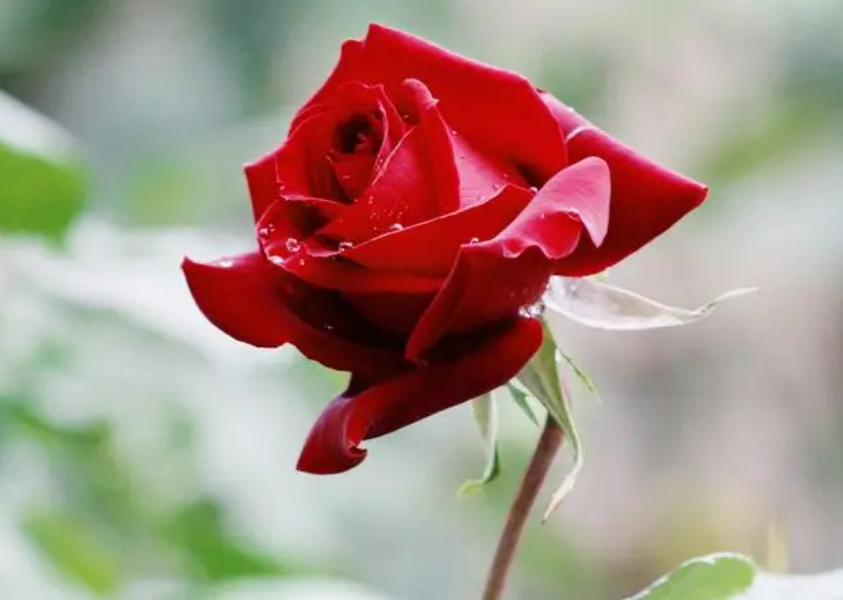
#> input picture 103-魏星/week4/flower.png, 843 x 600 px
$ python papper_salt_noise.py
#> lines starting #> are read from the running program, lines starting #| are printed output that depends on the picture
#> further down, img is the input picture: shape (600, 843, 3); mean B, G, R 132.9, 144.5, 166.1
import matplotlib.pyplot as plt
import cv2
import numpy as np
import random

'''
1.指定信噪比 SNR（信号和噪声所占比例） ，其取值范围在[0, 1]之间
2.计算总像素数目 SP， 得到要加噪的像素数目 NP = SP * SNR
3.随机获取要加噪的每个像素位置P（i, j）
4.指定像素值为255或者0。
5.重复3, 4两个步骤完成所有NP个像素的加噪
'''

def papper_salt_noise(src_img,percent):
#> called with percent = 0.8
    h,w,c = src_img.shape
#> h = 600; w = 843; c = 3
    result_img = np.copy(src_img)
    pixelNum = int(h*w*percent)
#> pixelNum = 404640
    for i in range(pixelNum):
        for j in range(c):
            x = random.randint(0,h-1)
            y = random.randint(0,w-1)
            if random.random() < 0.5:
                result_img[x,y,j] = 0
            else:
                result_img[x, y, j] = 255
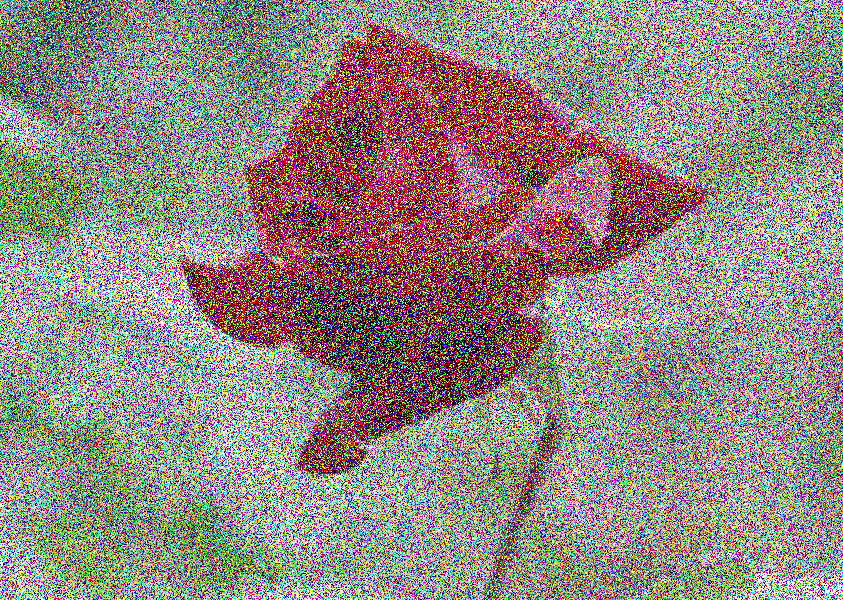
#> result_img: shape (600, 843, 3); mean R, G, B 145.2, 134.9, 129.8
    return result_img

def salt_noise(src_img,percent):
    h,w,c = src_img.shape
    result_img = np.copy(src_img)
    pixelNum = int(h*w*percent)
    for i in range(pixelNum):
        for j in range(c):
            x = random.randint(0,h-1)
            y = random.randint(0,w-1)
            if random.random() > 0.5:
                result_img[x, y, j] = 255

    return result_img


def papper_noise(src_img, percent):
#> called with percent = 0.8
    h, w, c = src_img.shape
#> h = 600; w = 843; c = 3
    result_img = np.copy(src_img)
    pixelNum = int(h * w * percent)
#> pixelNum = 404640
    for i in range(pixelNum):
        for j in range(c):
            x = random.randint(0, h - 1)
            y = random.randint(0, w - 1)
            if random.random() < 0.5:
                result_img[x, y, j] = 0
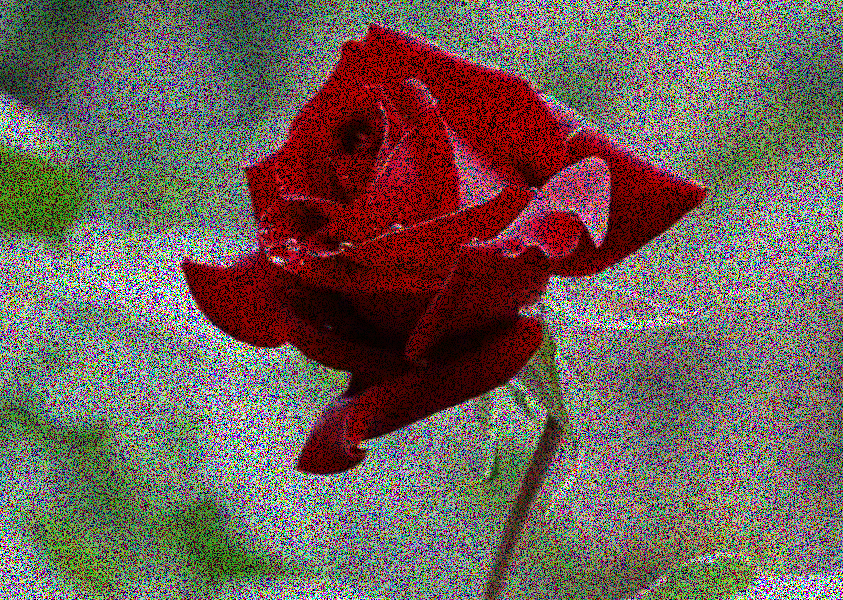
#> result_img: shape (600, 843, 3); mean R, G, B 111.3, 97, 89.1

    return result_img

img = cv2.imread("flower.png")
img2=cv2.cvtColor(img,cv2.COLOR_BGR2RGB)

noiseImg = papper_salt_noise(img2,0.8)
noiseImg2 = papper_noise(img2,0.8)
noiseImg3 = salt_noise(img2,0.8)
#> after the loop in salt_noise, `for i in range(pixelNum):`:
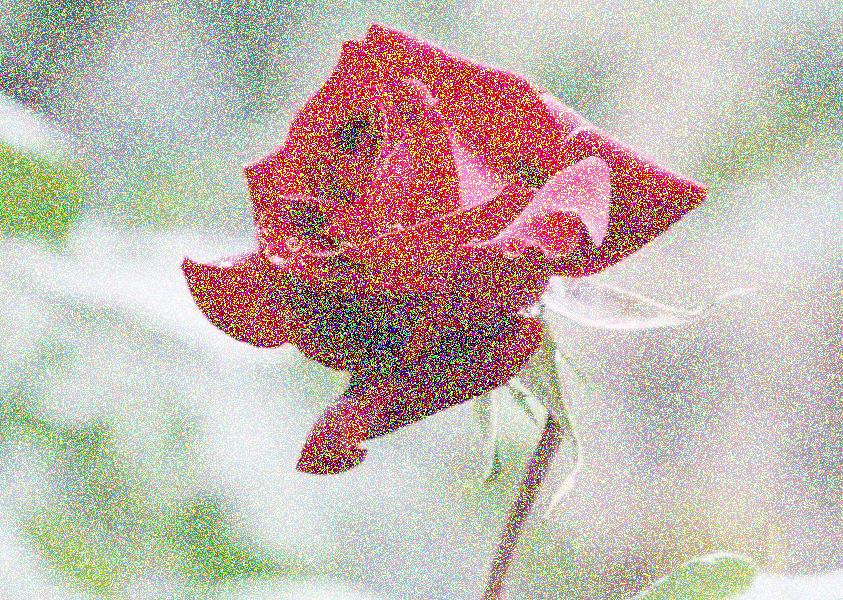
#> result_img: shape (600, 843, 3); mean R, G, B 195.5, 180.9, 173.2

plt.show()
plt.figure()

plt.subplot(221)
plt.imshow(img2)
plt.title("src img")

plt.subplot(222)
plt.imshow(noiseImg)
plt.title("papper&salt noise img")

plt.subplot(223)
plt.imshow(noiseImg2)
plt.title("papper noise img")

plt.subplot(224)
plt.imshow(noiseImg3)
plt.title("salt noise img")
plt.show()
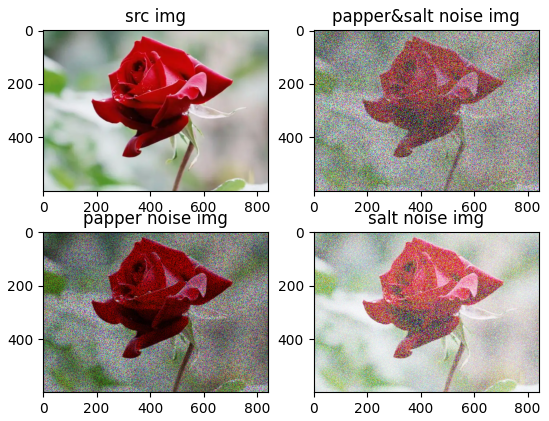
#> figure drawn by matplotlib, 4 panels
